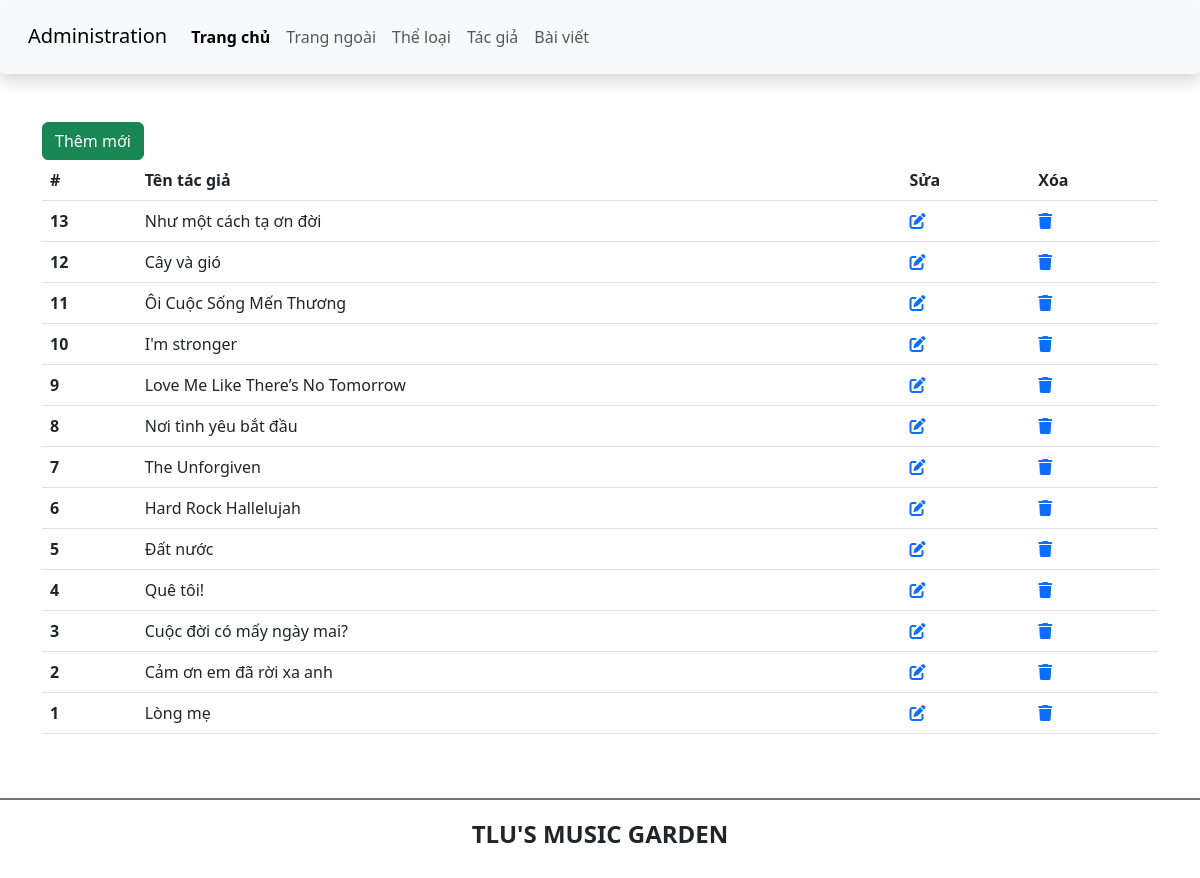
The page /admin/article.php (signed in) on the database its author committed.
### tables this page shows
CREATE TABLE `baiviet` (
  `ma_bviet` int(10) UNSIGNED NOT NULL,
  `tieude` varchar(100) NOT NULL,
  `ten_bhat` varchar(200) NOT NULL,
  `ma_tloai` int(10) UNSIGNED NOT NULL,
  `tomtat` text NOT NULL,
  `noidung` text DEFAULT NULL,
  `ma_tgia` int(10) UNSIGNED NOT NULL,
  `ngayviet` date NOT NULL,
  `hinhanh` varchar(200) DEFAULT NULL,
  `view_bv` int(100) NOT NULL
);

### admin/article.php (the view)
<?php
include("../trust/config.php");
include("./head.php");
?>
<?php
if(!isset($_SESSION["username"])){
    echo 'Thầy chưa đăng nhập mà mò vào đây làm gì? Đăng nhập trước rồi hãy rồi vào đây nha!';
    } else {
        $username = $_SESSION['username'];
        $sql = $connect->query("SELECT * FROM users WHERE taikhoan='$username' AND level='2'");
        if(mysqli_num_rows($sql)>0){
?>
<?php
$showBViet = $connect->query("SELECT * FROM `baiviet` ORDER BY `baiviet`.`ma_bviet` DESC");
$SBvietRow = mysqli_num_rows($showBViet);
if ($SBvietRow>0) {
    echo '<main class="container mt-5 mb-5">
    <div class="row">
        <div class="col-sm">
            <a href="add_article.php" class="btn btn-success">Thêm mới</a>
            <table class="table">
                <thead>
                    <tr>
                        <th scope="col">#</th>
                        <th scope="col">Tên tác giả</th>
                        <th>Sửa</th>
                        <th>Xóa</th>
                    </tr>
                </thead>';
    while ($baiviet = mysqli_fetch_array($showBViet)) {
?>
<tbody>
                        <tr>
                            <th scope="row"><?php echo $baiviet['ma_bviet'] ?></th>
                            <td><?php echo $baiviet['tieude'] ?></td>
                            <td>
                                <a href="edit_article.php?act=edit&id=<?php echo $baiviet['ma_bviet'] ?>"><i class="fa-solid fa-pen-to-square"></i></a>
                            </td>
                            <td>
                                <a href="edit_article.php?act=del&id=<?php echo $baiviet['ma_bviet'] ?>"><i class="fa-solid fa-trash"></i></a>
                            </td>
                        </tr>
                    </tbody>
<?php
    }
echo '</table>
</div>
</div>
</main>';
}else{
}
?>
<?php
} else {
    echo 'Tài khoản này không phải admin, set trong sql level 2!';
};
};
?>
<?php
include("./foot.php");
?>

### rows shown on the page
baiviet: ma_bviet "13", tieude "Như một cách tạ ơn đời"
baiviet: ma_bviet "12", tieude "Cây và gió"
baiviet: ma_bviet "11", tieude "Ôi Cuộc Sống Mến Thương"
baiviet: ma_bviet "10", tieude "I'm stronger"
baiviet: ma_bviet "9", tieude "Love Me Like There’s No Tomorrow"
baiviet: ma_bviet "8", tieude "Nơi tình yêu bắt đầu"
baiviet: ma_bviet "7", tieude "The Unforgiven"
baiviet: ma_bviet "6", tieude "Hard Rock Hallelujah"
baiviet: ma_bviet "5", tieude "Đất nước"
baiviet: ma_bviet "4", tieude "Quê tôi!"
baiviet: ma_bviet "3", tieude "Cuộc đời có mấy ngày mai?"
baiviet: ma_bviet "2", tieude "Cảm ơn em đã rời xa anh"
baiviet: ma_bviet "1", tieude "Lòng mẹ"
